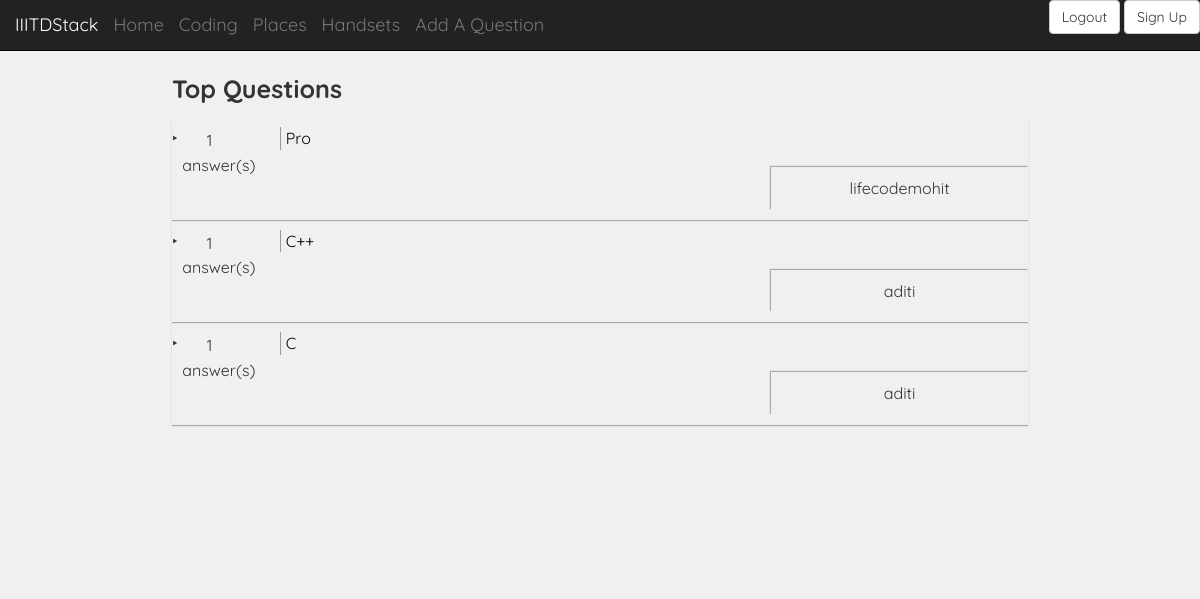
The app's page /coding (signed in) with its own data.
### hacku/models.py (models this page shows, shortened)
class Question(models.Model) :
	name = models.CharField(max_length=200)
	heading = models.TextField()
	qText = models.TextField()
	pub_date = models.DateTimeField(auto_now=True)
	votes = models.IntegerField(default = 0)
	extra = models.TextField()
	extra1 = models.TextField()

### hacku/views.py (the view)
# urls.py: url(r'^coding$', views.cat3, name='cat3'),
def cat3(request) :
	cat3_list=Question.objects.filter(extra="Coding")
	context = { 'cat3_list':cat3_list}
	return render(request, 'coding.html', context)

### hacku/templates/coding.html (shortened to what this page needs)
{% load static %}
<!DOCTYPE html>
<html lang="en">
<head>
  <link href="{% static 'css/bootstrap.min.css' %}" rel="stylesheet">
  <link href="{% static 'css/styles.css' %}" rel="stylesheet">
</head>
<body>
<div id="top-nav" class="navbar navbar-inverse navbar-static-top">
  <div class="container-fluid">
    <div class="navbar-header">
      <a class="navbar-brand" href="#">IIITDStack</a>
      <a class="navbar-brand" href="/">Home</a>
     <a class="navbar-brand" href="/coding">Coding</a>
       <a class="navbar-brand" href="/places">Places</a>
       <a class="navbar-brand" href="/handsets">Handsets</a>
<a class="navbar-brand" href="/addQues">Add A Question</a>
    </div>
    <form id="upload_form" action="{% url 'index' %}" method="post">
						<ul class="nav navbar-nav navbar-right login_box">
        					{% if user.is_authenticated %}
						    <a href="/abc" class="btn btn-default">Logout</a>
							{% else %}
							<input type="text" class="form-control" placeholder="Username" name="user1" id="user1">
							<input type="text" class="form-control" placeholder="Password" name="pass1" id="pass1">
							<button class="btn btn-default" type="submit" value="Login">Login</button>
							{% endif %}
							<a  href="/signup" class="btn btn-default">Sign Up</a>
						</ul>
  </form>
  </div>
</div>
<div class="container">
        <div class="header">
        <div class="theBody">
            <div class="category_head">Top Questions</div>
            {% if cat3_list %}
            <ul class="q_list">
            {% for ques in cat3_list %}
                <li>
                    <div class="ans_div"><span class="ans_count">{{ques.votes}}</span><span class="small_box_bottom_div">answer(s)</span>
                    </div>
                    <div class="question_area"><a href="/{{ ques.id }}/">{{ques.heading}}</a></div>
                    <div class="userName" style="text-align: center;
    box-shadow: -1px -1px 1px 0 #aaa;
    padding: 10px 5px;
    display: block;
    margin-left: 70%"><span>{{ques.name}}</span><br></div>
                </li>
                {% endfor %}
        </ul>
      {% else %}
          <p></p>
      {% endif %}
        </div>
    </div>
</body>
</html>

### hacku/static/css/styles.css (style rules this page uses)
.navbar-static-top { margin-bottom:20px; }
body { font-family: 'Quicksand', sans-serif; }
a { color: black; }
.userName { text-align: center; box-shadow: -1px -1px 1px 0 #aaa; padding: 10px 5px; display: block; margin-left: 70% }
body { background-color:#F0F0F0 }
* { padding: 0 px; margin: 0; }
.container { width: 886px; }
.theBody { width: 100%; height: auto; min-height: 500px; }
.q_list { margin: 0; padding: 0; width: 100%; height: auto; }
.q_list > li { display: block; width: 100%; box-shadow: 0px 1px 1px 0px #aaa; -webkit-box-shadow: 0px 1px 1px 0px #aaa; -moz-box-shadow: 0px 1px 1px 0px #aaa; -ms-box-shadow: 0px 1px 1px 0px #aaa; list-style: none; font-size: 16px; padding: 10px 0; }
.q_list > li:before { content: "\2023 \0020"; }
.q_list > li > div { vertical-align: top; text-align: justify; }
.q_list > li > div:nth-of-type(2) { box-shadow: -1px 0 0 0 #999; -webkit-box-shadow: -1px 0 0 0 #999; -moz-box-shadow: -1px 0 0 0 #999; -ms-box-shadow: -1px 0 0 0 #999; padding-left: 5px; }
.category_head { font-size:25px;font-weight:bold; padding-bottom:10px; }
.ans_div { display: inline-block; height: 40px; width: 11%; padding-right:20px; }
.ans_div span { display: block; padding-right:20px; }
.ans_div > span:first-of-type { padding: 2px 0; padding-right:20px;text-align: center; }
.question_area { display: inline-block; width: 79%; }
.question_area a { text-decoration: none; }

### records on screen
Question: votes "1", heading "Pro", name "lifecodemohit"
Question: votes "1", heading "C++", name "aditi"
Question: votes "1", heading "C", name "aditi"
